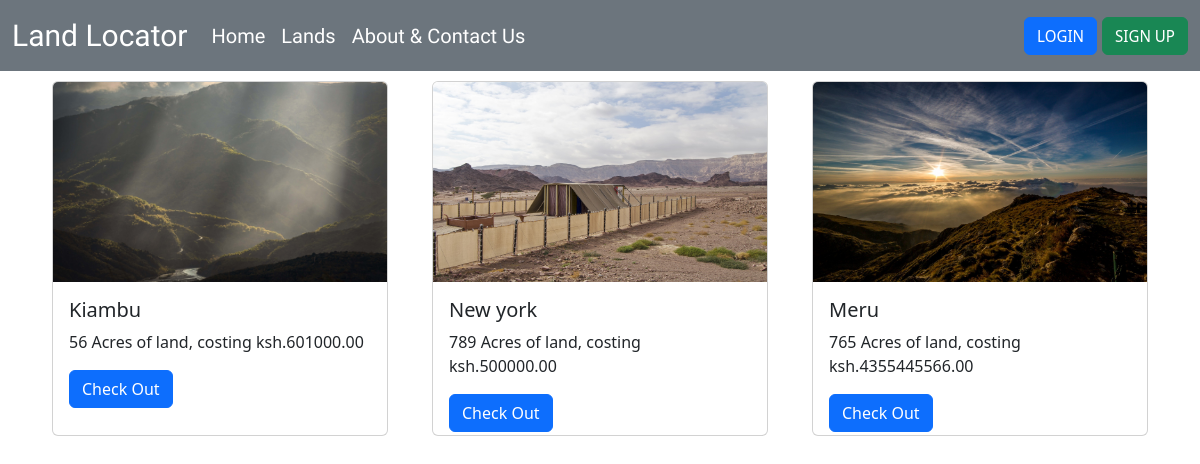
/lands, run on an earlier commit of the app's database.
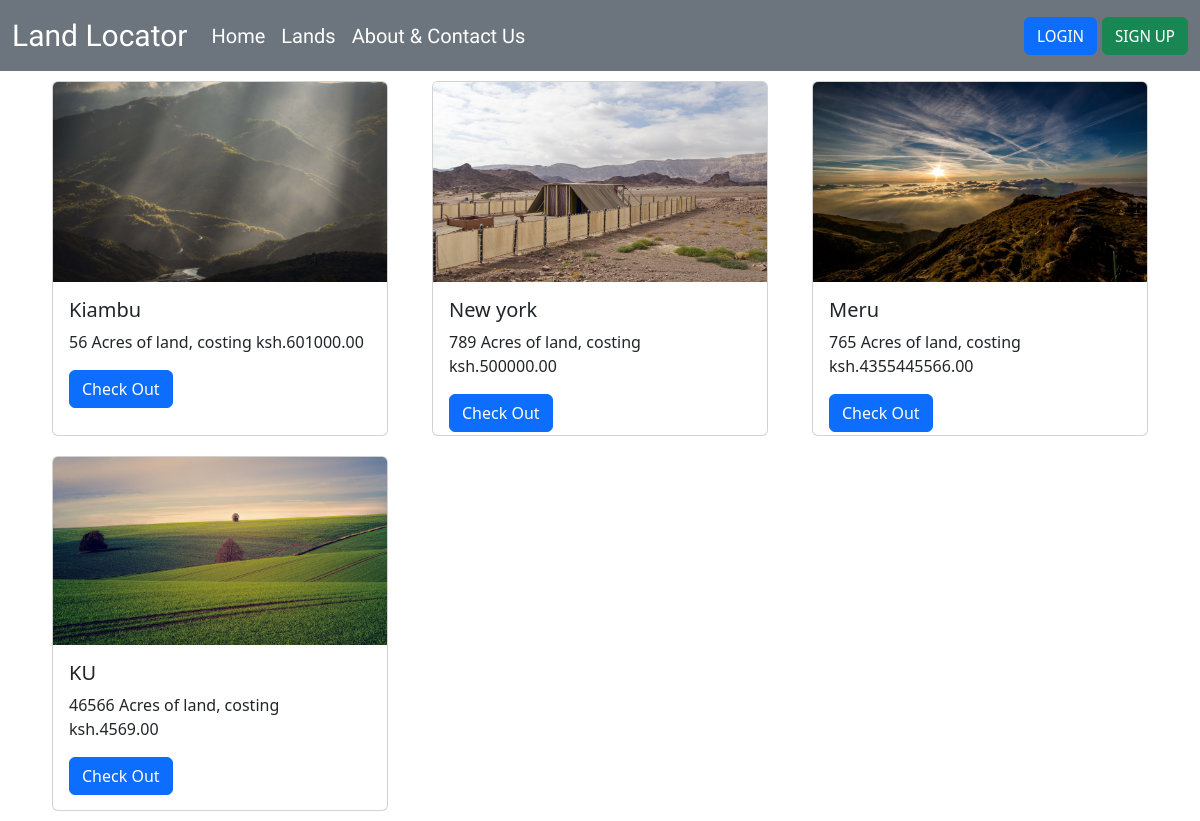
And on a later commit of the database.
### appLandLocator/models.py (models this page shows, shortened)
class Land(models.Model):
    landCode = models.CharField(max_length=5)
    ph = models.DecimalField(max_digits=10, decimal_places=2)
    size = models.IntegerField()
    location = models.CharField(max_length=50)
    typeOfSoil = models.CharField(max_length=50)
    soilProperties = models.TextField()
    cost = models.DecimalField(max_digits=1000, decimal_places=2)
    landHistory = models.TextField()
    primaryImage = models.ImageField()
    dateTime = models.DateTimeField(auto_now_add=True)

### appLandLocator/views.py (the view)
# urls.py: path('lands', views.lands, name='lands'),
def lands(request):
    infoLand = Land.objects.all()
    context = {
        'infoLand': infoLand,
    }
    return render(request, 'appLandLocator/lands.html', context)

### appLandLocator/templates/appLandLocator/lands.html (shortened to what this page needs)
{% extends 'appLandlocator/base.html' %}
{% block content %}
<div class="container">
    <div class="row">
        {% for infoLand in infoLand %}
        <div class="col-sm-4">
            <div class="card" style="margin: 10px; height: 355px;">
              <img src="{{infoLand.primaryImage.url}}" class="card-img-top" alt="..." style="width: 100%; height: 200px;">
              <div class="card-body">
                <h5 class="card-title">{{infoLand.location}}</h5>
                <p class="card-text">{{infoLand.size}} Acres of land, costing ksh.{{infoLand.cost}}</p>
                <div class="row">
                    <div class="col-sm-12">
                        <a href="{% url 'appLandLocator:landDetails' infoLand.landCode %}" class="btn btn-primary">Check Out</a>
                    </div>
                </div>
              </div>
            </div>
        </div>
        {% endfor %}
    </div>
</div>
{% endblock %}

### appLandLocator/templates/appLandLocator/base.html (shortened to what this page needs)
<!doctype html>
<html lang="en">
  <head>
    <link href="https://cdn.jsdelivr.net/npm/bootstrap@5.2.0-beta1/dist/css/bootstrap.min.css" rel="stylesheet">
  </head>
  <body>
    <nav class="navbar navbar-expand-lg bg-secondary">
      <div class="container-fluid">
        <div class="collapse navbar-collapse" id="navbarTogglerDemo01">
          <a class="navbar-brand" href="{% url 'appLandLocator:index' %}" style="color: #ffffff; font-family: Satisfy; font-size: 30px">Land Locator</a>
          <ul class="navbar-nav me-auto mb-2 mb-lg-0">
            <li class="nav-item">
              <a class="nav-link active" aria-current="page" href="{% url 'appLandLocator:index' %}" style="color: #ffffff; font-family: Gentium Book Plus; font-size: 20px;">Home</a>
            </li>
            <li class="nav-item">
              <a class="nav-link" href="{% url 'appLandLocator:lands' %}" style="color: #ffffff; font-family: Gentium Book Plus; font-size: 20px;">Lands</a>
            </li>
            <li class="nav-item">
              <a class="nav-link" type="button" data-bs-toggle="modal" data-bs-target="#exampleModal" style="color: #ffffff; font-family: Gentium Book Plus; font-size: 20px;">About & Contact Us</a>
            </li>
          </ul>
          <span class="d-flex">
              {% if user.is_authenticated %}
                <a class="nav-link" href="#" style="color: #ffffff; font-family: Gentium Book Plus; font-size: 20px; margin-right: 10px;">Signed in as: {{user.username}}</a>
                <a href="{% url 'appLandLocator:uploadLand' %}" class="btn btn-info" type="submit" style="font-family: Noto Sans Display; margin-right: 5px; color: #ffffff;">UPLOAD LAND</a>
                <a href="{% url 'appLandLocator:logout' %}" class="btn btn-primary" type="submit" style="font-family: Noto Sans Display; margin-right: 5px;">LOGOUT</a>
              {% else %}
                <a href="{% url 'appLandLocator:login' %}" class="btn btn-primary" type="submit" style="font-family: Noto Sans Display; margin-right: 5px;">LOGIN</a>
                <a href="{% url 'appLandLocator:signup' %}" class="btn btn-success" type="submit" style="font-family: Noto Sans Display;">SIGN UP</a>
              {% endif %}
          </span>
        </div>
      </div>
    </nav>
    {% block content %}
    {% endblock %}
  </body>
</html>

What changed in the data, as far as the page shows it:
added Land: primaryImage (picture), location "KU", size "46566", cost "4569.00"
